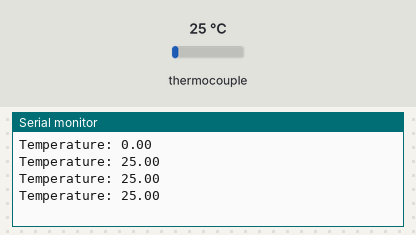
A sketch run on a simulated Arduino Mega 2560, built with avr-gcc and run on an emulated ATmega2560. On the bench: the last lines printed to the serial monitor. Wiring (inferred from the names in the program): MAX6675 thermocouple converter: CS pin 53; MISO pin 50; SCK pin 52. Inputs (shaded band) come from the test bench; at power-on: thermocouple 25 °C.

Above: at 1.4 s.
1.5 s: thermocouple set to 6 °C
At 1.96 s:
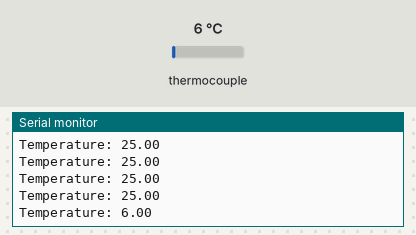
3.0 s: thermocouple set to 75 °C
At 3.16 s:
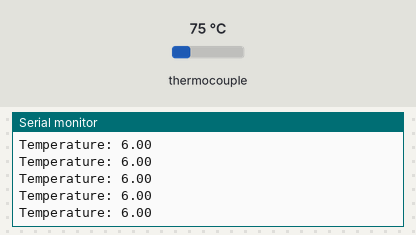
Timing chart, 0 to 6.0 s (numbered marks = the images above; inputs shaded):
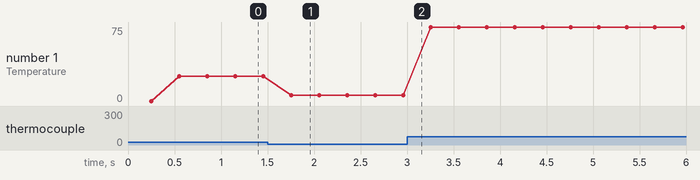

The sketch:

IoT_Sem2_Lek8_Lab1.ino
```cpp
// EMB2
// lab01.ino
/*
MAX6675

*/
#include <Wire.h>
#include <SPI.h>

#define MAX6675_CS 53
#define MAX6675_SO 50
#define MAX6675_SCK 52


void setup() {
  Serial.begin(9600);

  pinMode(MAX6675_CS, OUTPUT); // CS as output
  pinMode(MAX6675_SCK, OUTPUT); // SCK as output
  pinMode(MAX6675_SO, INPUT); // SO as intput

  delay(250);

}

void loop() {
  float temperature_read = read_K_Thermocouple();

  Serial.print("Temperature: ");
  Serial.println(temperature_read);

  delay(300);
}

//software implementation SPI
double read_K_Thermocouple() {

  uint16_t value;


  digitalWrite(MAX6675_CS, LOW);
  _delay_us(1);

  // Read in 16 bits,
  // Bit = description
  //  ?? check documentation

  value = shiftIn(MAX6675_SO, MAX6675_SCK, MSBFIRST);
  value <<= 8;
  value |= shiftIn(MAX6675_SO, MAX6675_SCK, MSBFIRST);

  digitalWrite(MAX6675_CS, HIGH);


  value >>= 3;
  return value * 0.25;
}
```

Measured:
- after the input at 1.5 s, the serial monitor: prints a new line after 0.25 s (image 1)
- plotted number 1: 25 → 6 after the input at 1.5 s, 6 → 75 after the input at 3.0 s
